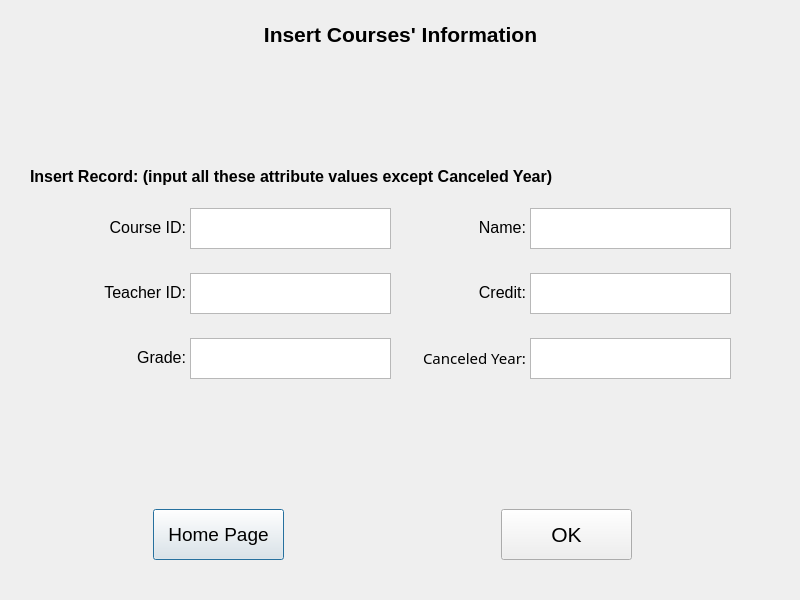
<?xml version="1.0" encoding="UTF-8"?>
<ui version="4.0">
 <class>Course_Insert</class>
 <widget class="QDialog" name="Course_Insert">
  <property name="geometry">
   <rect>
    <x>0</x>
    <y>0</y>
    <width>800</width>
    <height>600</height>
   </rect>
  </property>
  <property name="windowTitle">
   <string>Dialog</string>
  </property>
  <property name="styleSheet">
   <string notr="true">#Course_Insert{background-image: url(:/picture/bgp7.png);}</string>
  </property>
  <widget class="QPushButton" name="home">
   <property name="geometry">
    <rect>
     <x>153</x>
     <y>509</y>
     <width>131</width>
     <height>51</height>
    </rect>
   </property>
   <property name="font">
    <font>
     <pointsize>14</pointsize>
    </font>
   </property>
   <property name="text">
    <string>Home Page</string>
   </property>
  </widget>
  <widget class="QPushButton" name="ok">
   <property name="geometry">
    <rect>
     <x>501</x>
     <y>509</y>
     <width>131</width>
     <height>51</height>
    </rect>
   </property>
   <property name="font">
    <font>
     <pointsize>16</pointsize>
    </font>
   </property>
   <property name="text">
    <string>OK</string>
   </property>
  </widget>
  <widget class="QLabel" name="title">
   <property name="geometry">
    <rect>
     <x>175</x>
     <y>4</y>
     <width>451</width>
     <height>61</height>
    </rect>
   </property>
   <property name="font">
    <font>
     <pointsize>16</pointsize>
     <weight>75</weight>
     <bold>true</bold>
    </font>
   </property>
   <property name="text">
    <string>Insert Courses' Information</string>
   </property>
   <property name="alignment">
    <set>Qt::AlignCenter</set>
   </property>
  </widget>
  <widget class="QLabel" name="label_new_grade">
   <property name="geometry">
    <rect>
     <x>45</x>
     <y>347</y>
     <width>141</width>
     <height>21</height>
    </rect>
   </property>
   <property name="font">
    <font>
     <pointsize>12</pointsize>
    </font>
   </property>
   <property name="text">
    <string>Grade:</string>
   </property>
   <property name="alignment">
    <set>Qt::AlignRight|Qt::AlignTrailing|Qt::AlignVCenter</set>
   </property>
  </widget>
  <widget class="QLabel" name="label_new_name">
   <property name="geometry">
    <rect>
     <x>415</x>
     <y>217</y>
     <width>111</width>
     <height>21</height>
    </rect>
   </property>
   <property name="font">
    <font>
     <pointsize>12</pointsize>
    </font>
   </property>
   <property name="text">
    <string>Name:</string>
   </property>
   <property name="alignment">
    <set>Qt::AlignRight|Qt::AlignTrailing|Qt::AlignVCenter</set>
   </property>
  </widget>
  <widget class="QTextEdit" name="input_new_credit">
   <property name="geometry">
    <rect>
     <x>530</x>
     <y>273</y>
     <width>201</width>
     <height>41</height>
    </rect>
   </property>
   <property name="font">
    <font>
     <family>Arial</family>
     <pointsize>12</pointsize>
    </font>
   </property>
  </widget>
  <widget class="QLabel" name="label_new_tea_id">
   <property name="geometry">
    <rect>
     <x>75</x>
     <y>282</y>
     <width>111</width>
     <height>21</height>
    </rect>
   </property>
   <property name="font">
    <font>
     <pointsize>12</pointsize>
    </font>
   </property>
   <property name="text">
    <string>Teacher ID:</string>
   </property>
   <property name="alignment">
    <set>Qt::AlignRight|Qt::AlignTrailing|Qt::AlignVCenter</set>
   </property>
  </widget>
  <widget class="QTextEdit" name="input_new_canceled_year">
   <property name="geometry">
    <rect>
     <x>530</x>
     <y>338</y>
     <width>201</width>
     <height>41</height>
    </rect>
   </property>
   <property name="font">
    <font>
     <family>Arial</family>
     <pointsize>12</pointsize>
    </font>
   </property>
  </widget>
  <widget class="QTextEdit" name="input_new_cou_id">
   <property name="geometry">
    <rect>
     <x>190</x>
     <y>208</y>
     <width>201</width>
     <height>41</height>
    </rect>
   </property>
   <property name="font">
    <font>
     <family>Arial</family>
     <pointsize>12</pointsize>
    </font>
   </property>
  </widget>
  <widget class="QLabel" name="label_new_cou_id">
   <property name="geometry">
    <rect>
     <x>75</x>
     <y>217</y>
     <width>111</width>
     <height>21</height>
    </rect>
   </property>
   <property name="font">
    <font>
     <pointsize>12</pointsize>
    </font>
   </property>
   <property name="text">
    <string>Course ID:</string>
   </property>
   <property name="alignment">
    <set>Qt::AlignRight|Qt::AlignTrailing|Qt::AlignVCenter</set>
   </property>
  </widget>
  <widget class="QLabel" name="label_new_credit">
   <property name="geometry">
    <rect>
     <x>395</x>
     <y>282</y>
     <width>131</width>
     <height>21</height>
    </rect>
   </property>
   <property name="font">
    <font>
     <pointsize>12</pointsize>
    </font>
   </property>
   <property name="text">
    <string>Credit:</string>
   </property>
   <property name="alignment">
    <set>Qt::AlignRight|Qt::AlignTrailing|Qt::AlignVCenter</set>
   </property>
  </widget>
  <widget class="QLabel" name="new_label">
   <property name="geometry">
    <rect>
     <x>30</x>
     <y>161</y>
     <width>771</width>
     <height>31</height>
    </rect>
   </property>
   <property name="font">
    <font>
     <pointsize>12</pointsize>
     <weight>75</weight>
     <bold>true</bold>
    </font>
   </property>
   <property name="text">
    <string>Insert Record: (input all these attribute values except Canceled Year)</string>
   </property>
  </widget>
  <widget class="QLabel" name="label_new_canceled_year">
   <property name="geometry">
    <rect>
     <x>395</x>
     <y>347</y>
     <width>131</width>
     <height>21</height>
    </rect>
   </property>
   <property name="font">
    <font>
     <family>SimSun-ExtB</family>
     <pointsize>11</pointsize>
    </font>
   </property>
   <property name="text">
    <string>Canceled Year:</string>
   </property>
   <property name="alignment">
    <set>Qt::AlignRight|Qt::AlignTrailing|Qt::AlignVCenter</set>
   </property>
  </widget>
  <widget class="QTextEdit" name="input_new_grade">
   <property name="geometry">
    <rect>
     <x>190</x>
     <y>338</y>
     <width>201</width>
     <height>41</height>
    </rect>
   </property>
   <property name="font">
    <font>
     <family>Arial</family>
     <pointsize>12</pointsize>
    </font>
   </property>
  </widget>
  <widget class="QTextEdit" name="input_new_name">
   <property name="geometry">
    <rect>
     <x>530</x>
     <y>208</y>
     <width>201</width>
     <height>41</height>
    </rect>
   </property>
   <property name="font">
    <font>
     <family>Arial</family>
     <pointsize>12</pointsize>
    </font>
   </property>
  </widget>
  <widget class="QTextEdit" name="input_new_tea_id">
   <property name="geometry">
    <rect>
     <x>190</x>
     <y>273</y>
     <width>201</width>
     <height>41</height>
    </rect>
   </property>
   <property name="font">
    <font>
     <family>Arial</family>
     <pointsize>12</pointsize>
    </font>
   </property>
  </widget>
 </widget>
 <resources/>
 <connections/>
</ui>
